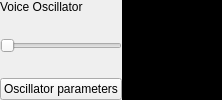
          <widget class="QWidget" name="widget" native="true">
           <layout class="QHBoxLayout" name="horizontalLayout" stretch="1,3">
            <property name="spacing">
             <number>0</number>
            </property>
            <property name="margin">
             <number>0</number>
            </property>
            <item>
             <layout class="QVBoxLayout" name="verticalLayout_3">
              <item>
               <widget class="QLabel" name="label">
                <property name="sizePolicy">
                 <sizepolicy hsizetype="Preferred" vsizetype="Maximum">
                  <horstretch>0</horstretch>
                  <verstretch>0</verstretch>
                 </sizepolicy>
                </property>
                <property name="text">
                 <string>Voice Oscillator</string>
                </property>
                <property name="wordWrap">
                 <bool>true</bool>
                </property>
               </widget>
              </item>
              <item>
               <widget class="Slider" name="horizontalSlider">
                <property name="sizePolicy">
                 <sizepolicy hsizetype="Preferred" vsizetype="Preferred">
                  <horstretch>0</horstretch>
                  <verstretch>0</verstretch>
                 </sizepolicy>
                </property>
                <property name="maximum">
                 <number>127</number>
                </property>
                <property name="orientation">
                 <enum>Qt::Horizontal</enum>
                </property>
                <property name="controlId" stdset="0">
                 <string>OSCIL.BASE_PARAMETERS</string>
                </property>
               </widget>
              </item>
              <item>
               <widget class="QPushButton" name="buttonOscillator">
                <property name="text">
                 <string>Oscillator parameters</string>
                </property>
               </widget>
              </item>
             </layout>
            </item>
            <item>
             <widget class="OscilWidget" name="widget_3" native="true">
              <property name="sizePolicy">
               <sizepolicy hsizetype="Preferred" vsizetype="Preferred">
                <horstretch>0</horstretch>
                <verstretch>3</verstretch>
               </sizepolicy>
              </property>
              <property name="minimumSize">
               <size>
                <width>100</width>
                <height>100</height>
               </size>
              </property>
              <property name="palette">
               <palette>
                <active>
                 <colorrole role="Text">
                  <brush brushstyle="SolidPattern">
                   <color alpha="255">
                    <red>85</red>
                    <green>255</green>
                    <blue>0</blue>
                   </color>
                  </brush>
                 </colorrole>
                 <colorrole role="Window">
                  <brush brushstyle="SolidPattern">
                   <color alpha="255">
                    <red>0</red>
                    <green>0</green>
                    <blue>0</blue>
                   </color>
                  </brush>
                 </colorrole>
                </active>
                <inactive>
                 <colorrole role="Text">
                  <brush brushstyle="SolidPattern">
                   <color alpha="255">
                    <red>85</red>
                    <green>255</green>
                    <blue>0</blue>
                   </color>
                  </brush>
                 </colorrole>
                 <colorrole role="Window">
                  <brush brushstyle="SolidPattern">
                   <color alpha="255">
                    <red>0</red>
                    <green>0</green>
                    <blue>0</blue>
                   </color>
                  </brush>
                 </colorrole>
                </inactive>
                <disabled>
                 <colorrole role="Text">
                  <brush brushstyle="SolidPattern">
                   <color alpha="255">
                    <red>126</red>
                    <green>125</green>
                    <blue>124</blue>
                   </color>
                  </brush>
                 </colorrole>
                 <colorrole role="Window">
                  <brush brushstyle="SolidPattern">
                   <color alpha="255">
                    <red>0</red>
                    <green>0</green>
                    <blue>0</blue>
                   </color>
                  </brush>
                 </colorrole>
                </disabled>
               </palette>
              </property>
              <property name="autoFillBackground">
               <bool>true</bool>
              </property>
              <property name="controlId" stdset="0">
               <string>OSCIL.base_function</string>
              </property>
             </widget>
            </item>
           </layout>
          </widget>
